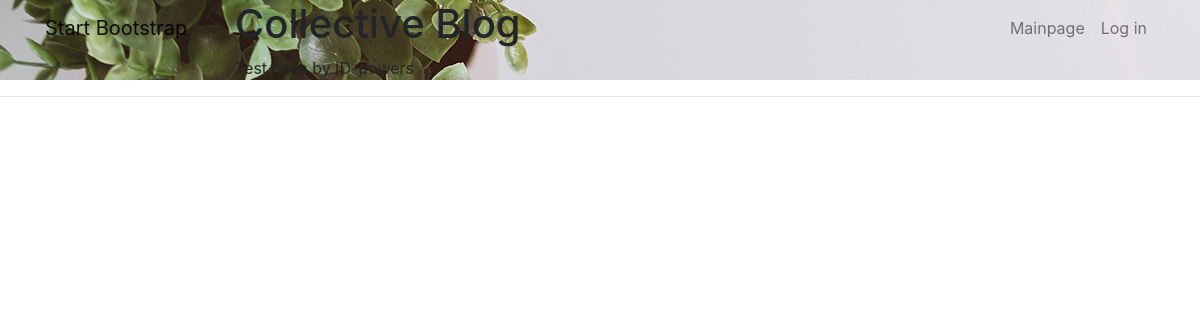
The app's page /, older data.
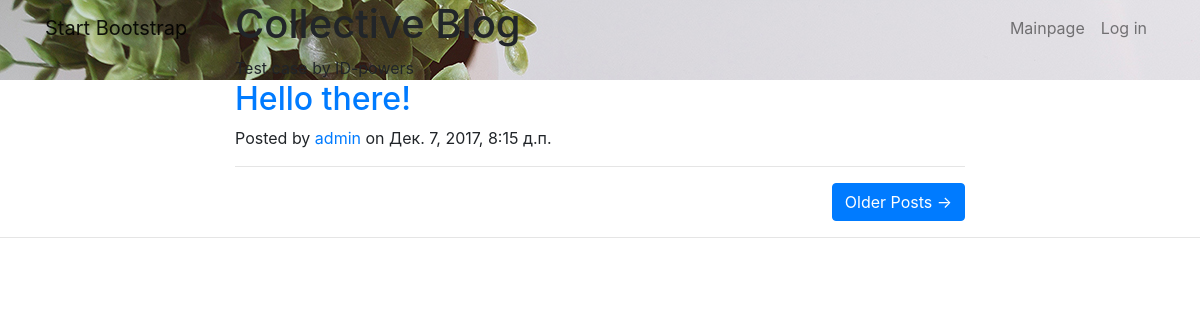
The same page, newer data.
### _blog/models.py (models this page shows)
class Article(models.Model):
	author = models.ForeignKey(User, on_delete = models.CASCADE)
	title = models.CharField(max_length = 255)
	short_content = models.TextField(max_length = 3000)
	content = models.TextField()
	creation_date = models.DateTimeField('date published', default=timezone.now)
	slug = models.SlugField(default=timezone.now)

### _blog/views.py (the view)
# urls.py: url(r'^$', views.index, name='index'),
def index(request):
	return render(request, '_blog/index.html',{'articles': Article.objects.order_by('-creation_date'),
											   'user': get_user(request),
											   'config': {'title':'TeamBlog'},
											   'static_url': static_server})

### _blog/templates/_blog/index.html (shortened to what this page needs)
<!DOCTYPE html>
<html lang="en">
  <head>
    <link href="{{ static_url }}vendor/bootstrap/css/bootstrap.min.css" rel="stylesheet">
    <link href="{{ static_url }}vendor/font-awesome/css/font-awesome.min.css" rel="stylesheet" type="text/css">
    <link href="{{ static_url }}css/clean-blog.min.css" rel="stylesheet">
  </head>
  <body>
    <nav class="navbar navbar-expand-lg navbar-light fixed-top" id="mainNav">
      <div class="container">
        <a class="navbar-brand" href="index.html">Start Bootstrap</a>
        <div class="collapse navbar-collapse" id="navbarResponsive">
          <ul class="navbar-nav ml-auto">
            <li class="nav-item">
              <a class="nav-link" href="/">Mainpage</a>
            </li>
            <li class="nav-item">
              <a class="nav-link" href="/accounts/login/">Log in</a>
            </li>
          </ul>
        </div>
      </div>
    </nav>
    <header class="masthead" style="background-image: url('img/home-bg.jpg')">
      <div class="container">
        <div class="row">
          <div class="col-lg-8 col-md-10 mx-auto">
            <div class="site-heading">
              <h1>Collective Blog</h1>
              <span class="subheading">Test case by ID-powers</span>
            </div>
          </div>
        </div>
      </div>
    </header>
    <div class="container">
      <div class="row">
        {% for article in articles %}
        <div class="col-lg-8 col-md-10 mx-auto">
          <div class="post-preview">
            <a href="{% url 'detail' article.slug %}">
              <h2 class="post-title">
                {{ article.title }}
              </h2>
            </a>
            <p class="post-meta">Posted by
              <a href="#">{{ article.author.username }}</a>
              on {{ article.creation_date }}</p>
          </div>
          <hr>
          <div class="clearfix">
            <a class="btn btn-primary float-right" href="#">Older Posts &rarr;</a>
          </div>
        </div>
        {% endfor %}
      </div>
    </div>
    <hr>
  </body>
</html>

Row changes from the older to the newer data that the page shows:
added Article: title "Hello there!", author.username "admin", creation_date "Дек. 7, 2017, 8:15 д.п."
